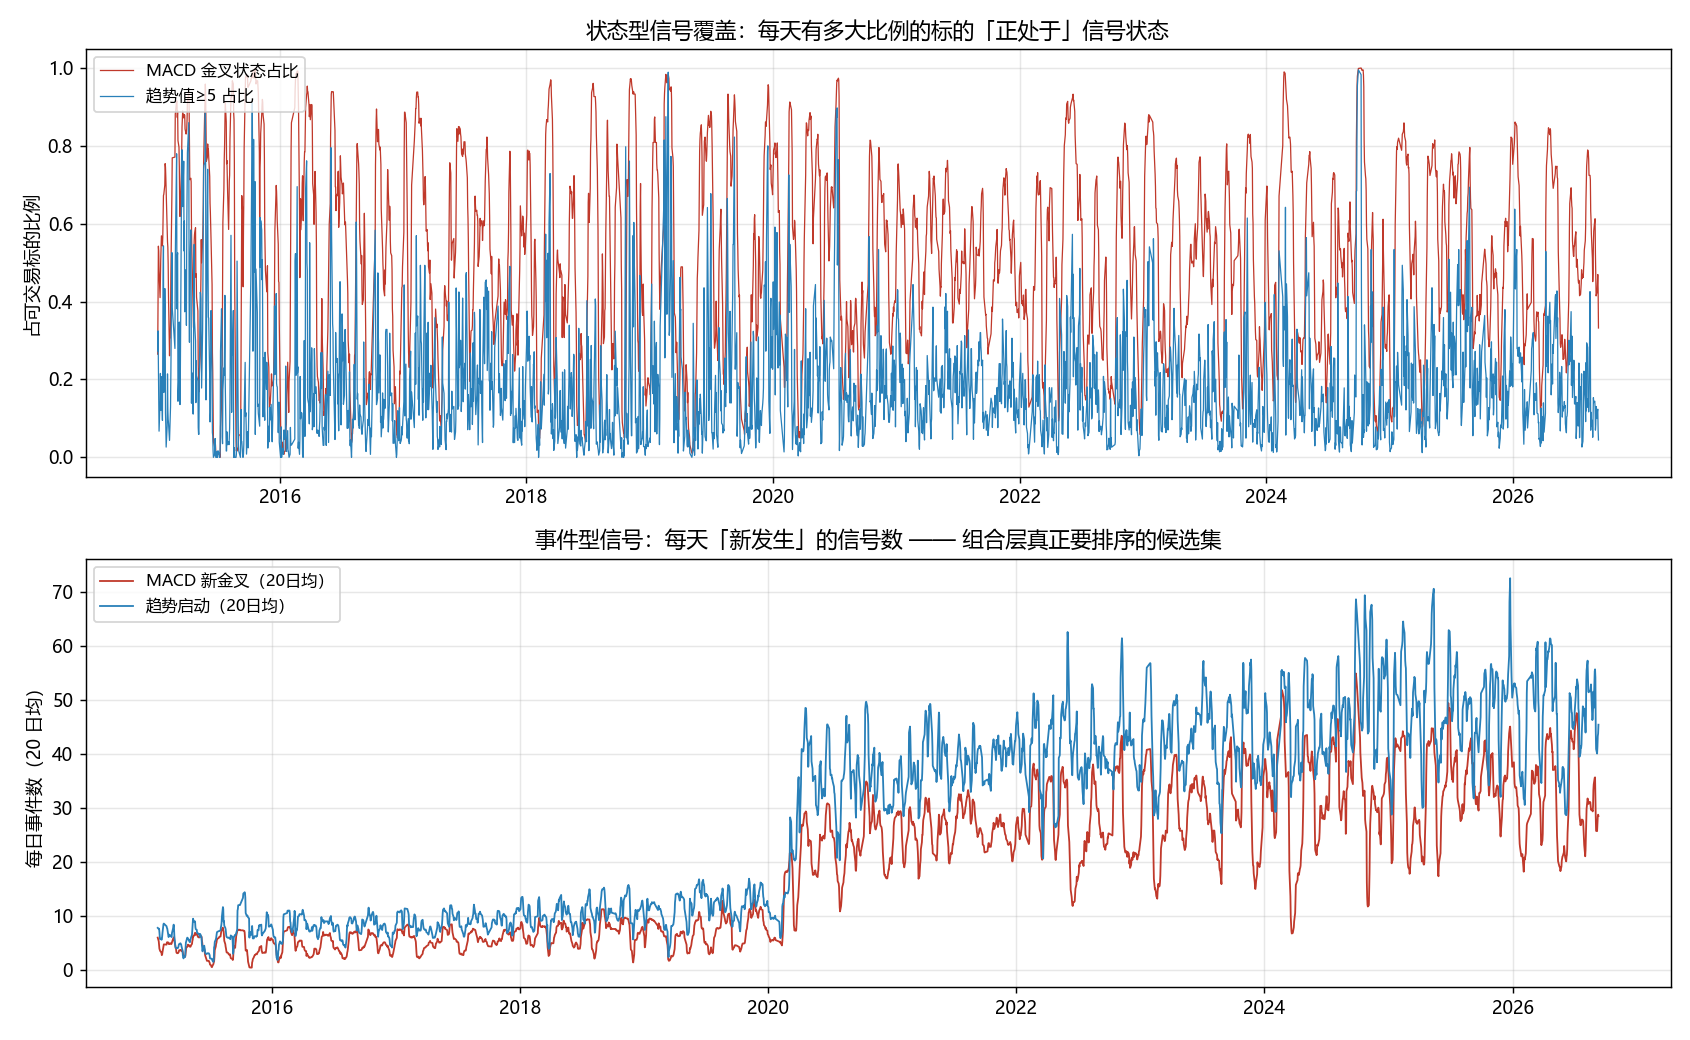

Write Python code to recreate this figure.
"""研究 1：信号密度 —— 每天到底有多少标的产生入场信号？

这是「选哪个买」这个问题的规模前提。回答三件事：

  1. 状态型信号（策略字面定义，如 macd_line >= macd_signal）每天覆盖多少标的 ——
     它是「当前处于金叉状态」的比例，不是「今天刚金叉」；
  2. 事件型信号（当日新发生穿越）每天有多少 —— 这才是组合层真正需要排序的候选集；
  3. 事件的日历聚集性 —— 信号是平均分布，还是集中在少数几天（regime 依赖）。

输出: data/signal_density_daily.csv, signal_density_summary.json, signal_density.png
用法: python signal_density.py
"""
from __future__ import annotations

import json
from pathlib import Path

import numpy as np
import pandas as pd

HERE = Path(__file__).resolve().parent
DATA = HERE / "data"

#: 只统计 2015 年以后 —— 早年标的数极少（1993 年个位数），全历史均值无意义。
START = "2015-01-01"

ENTRY_DEFS = {
    "macd_state": "MACD 金叉状态（dif ≥ dea）",
    "macd_event": "MACD 当日新金叉（dif 上穿 dea）",
    "trend_state": "趋势值 ≥ 5（状态）",
    "trend_event": "趋势值 MA5 由 ≤0 转正（当日新出现）",
}


def build_daily(panel: pd.DataFrame) -> pd.DataFrame:
    panel = panel.sort_values(["symbol", "date"])
    # 指标就绪 = 该标的当日可参与交易（预热完毕）
    ready = (
        panel["dif"].notna()
        & panel["dea"].notna()
        & panel["atr"].notna()
        & panel["trend_score"].notna()
        & panel["trend_ma5"].notna()
    )
    panel = panel.assign(ready=ready)
    g = panel.groupby("symbol", sort=False)
    panel["prev_dif"] = g["dif"].shift(1)
    panel["prev_dea"] = g["dea"].shift(1)
    panel["prev_tm5"] = g["trend_ma5"].shift(1)
    panel["prev_ready"] = g["ready"].shift(1)

    panel["macd_state"] = panel["ready"] & (panel["dif"] >= panel["dea"])
    panel["macd_event"] = (
        panel["ready"]
        & panel["prev_ready"].fillna(False)
        & (panel["dif"] >= panel["dea"])
        & (panel["prev_dif"] < panel["prev_dea"])
    )
    panel["trend_state"] = panel["ready"] & (panel["trend_score"] >= 5.0)
    panel["trend_event"] = (
        panel["ready"]
        & panel["prev_ready"].fillna(False)
        & (panel["trend_ma5"] > 0)
        & (panel["prev_tm5"] <= 0)
    )

    panel = panel[panel["date"] >= START]
    daily = panel.groupby("date").agg(
        n_ready=("ready", "sum"),
        macd_state=("macd_state", "sum"),
        macd_event=("macd_event", "sum"),
        trend_state=("trend_state", "sum"),
        trend_event=("trend_event", "sum"),
    )
    daily["macd_state_pct"] = daily["macd_state"] / daily["n_ready"]
    daily["trend_state_pct"] = daily["trend_state"] / daily["n_ready"]
    return daily


def main() -> None:
    panel = pd.read_parquet(DATA / "panel.parquet")
    daily = build_daily(panel)
    daily.to_csv(DATA / "signal_density_daily.csv")

    summary: dict = {
        "start": START,
        "trading_days": int(len(daily)),
        "median_ready_universe": float(daily["n_ready"].median()),
        "signals": {},
    }
    quantiles = [0.1, 0.25, 0.5, 0.75, 0.9, 0.95, 0.99]
    for key in ENTRY_DEFS:
        s = daily[key].astype(float)
        entry = {
            "label": ENTRY_DEFS[key],
            "mean": float(s.mean()),
            "median": float(s.median()),
            "max": float(s.max()),
            "zero_days": int((s == 0).sum()),
            "zero_pct": float((s == 0).mean()),
            "pct_of_universe_median": float(s.median() / daily["n_ready"].median()),
        }
        for q in quantiles:
            entry[f"q{int(q * 100)}"] = float(s.quantile(q))
        # 聚集性：事件总量的前 10% 交易日贡献了多少份额？
        if key.endswith("_event"):
            total = s.sum()
            top = s.sort_values(ascending=False)
            k = max(int(len(top) * 0.10), 1)
            entry["top10pct_days_share"] = float(top.iloc[:k].sum() / total) if total else 0.0
        summary["signals"][key] = entry

    state_pct = {
        "macd_state_pct_mean": float(daily["macd_state_pct"].mean()),
        "macd_state_pct_median": float(daily["macd_state_pct"].median()),
        "trend_state_pct_mean": float(daily["trend_state_pct"].mean()),
        "trend_state_pct_median": float(daily["trend_state_pct"].median()),
    }
    summary["state_coverage"] = state_pct

    (DATA / "signal_density_summary.json").write_text(
        json.dumps(summary, ensure_ascii=False, indent=2), encoding="utf-8"
    )

    # ---- 打印 ----
    print(f"交易日 {summary['trading_days']}  标的池中位数 {summary['median_ready_universe']:.0f}")
    print()
    print(f"{'信号类型':32s} {'中位':>6s} {'均值':>7s} {'P90':>6s} {'P99':>6s} {'最大':>6s} {'0信号日':>8s} {'占池中位':>8s}")
    for key, e in summary["signals"].items():
        print(
            f"{e['label']:32s} {e['median']:6.1f} {e['mean']:7.1f} {e['q90']:6.1f} "
            f"{e['q99']:6.1f} {e['max']:6.0f} {e['zero_pct']:7.1%} "
            f"{e['pct_of_universe_median']:7.1%}"
        )
    print()
    print("状态型覆盖（占可就交易标的比例）:")
    for k, v in state_pct.items():
        print(f"  {k:28s} = {v:.1%}")
    print()
    for key, e in summary["signals"].items():
        if "top10pct_days_share" in e:
            print(f"聚集性 {e['label']}: 前 10% 交易日贡献了 {e['top10pct_days_share']:.1%} 的事件")

    # ---- 图 ----
    import matplotlib

    matplotlib.use("Agg")
    import matplotlib.pyplot as plt

    plt.rcParams["font.sans-serif"] = ["Microsoft YaHei", "SimHei", "DejaVu Sans"]
    plt.rcParams["axes.unicode_minus"] = False
    fig, axes = plt.subplots(2, 1, figsize=(13, 8))
    ax = axes[0]
    ax.plot(daily.index, daily["macd_state_pct"], lw=0.7, color="#c0392b", label="MACD 金叉状态占比")
    ax.plot(daily.index, daily["trend_state_pct"], lw=0.7, color="#2980b9", label="趋势值≥5 占比")
    ax.set_ylabel("占可交易标的比例")
    ax.set_title("状态型信号覆盖：每天有多大比例的标的「正处于」信号状态")
    ax.legend(loc="upper left", fontsize=9)
    ax.grid(alpha=0.3)

    ax = axes[1]
    ax.plot(daily.index, daily["macd_event"].rolling(20).mean(), lw=1.0, color="#c0392b", label="MACD 新金叉（20日均）")
    ax.plot(daily.index, daily["trend_event"].rolling(20).mean(), lw=1.0, color="#2980b9", label="趋势启动（20日均）")
    ax.set_ylabel("每日事件数（20 日均）")
    ax.set_title("事件型信号：每天「新发生」的信号数 —— 组合层真正要排序的候选集")
    ax.legend(loc="upper left", fontsize=9)
    ax.grid(alpha=0.3)
    fig.tight_layout()
    fig.savefig(HERE / "signal_density.png", dpi=130)
    print(f"\n图 -> {HERE / 'signal_density.png'}")


if __name__ == "__main__":
    main()
